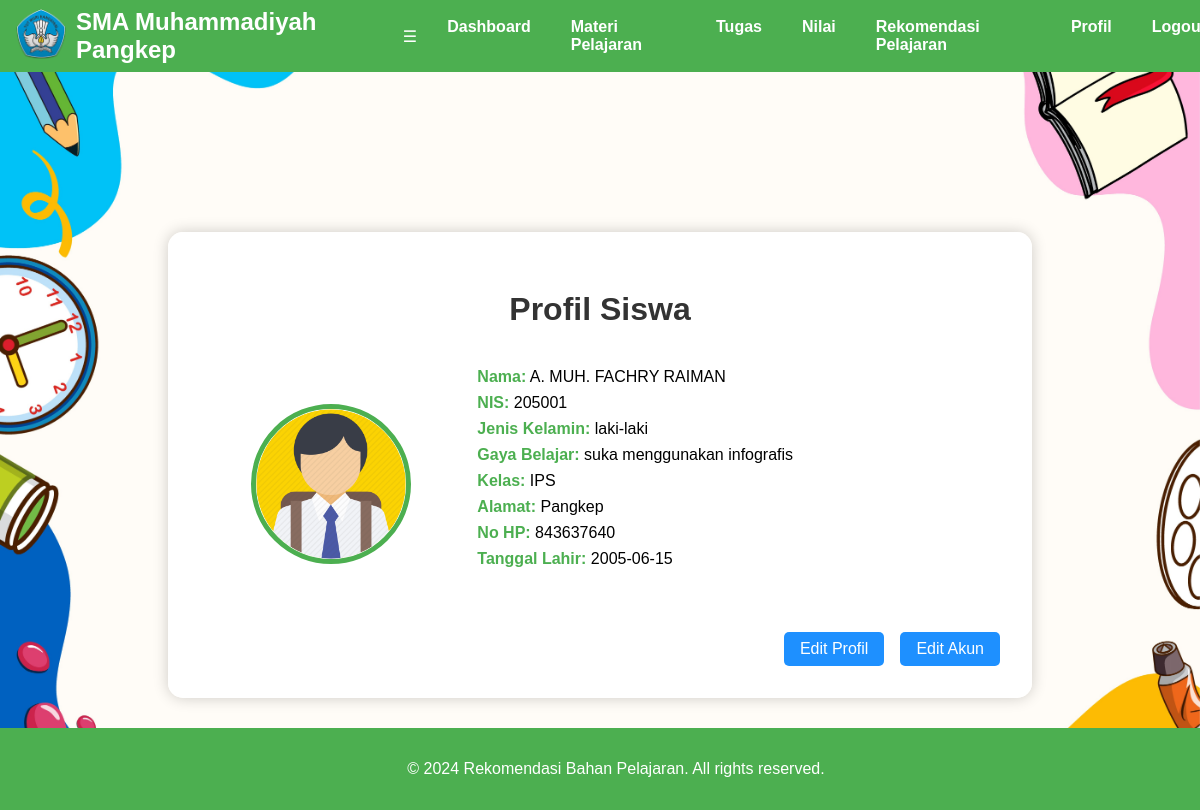
Screenshot of /Siswa/siswa-profile.php (signed in) with the database file from the repository.
### tables this page shows
CREATE TABLE `students` (
  `id` int NOT NULL,
  `user_id` int DEFAULT NULL,
  `name` varchar(255) NOT NULL,
  `nis` int NOT NULL,
  `class` varchar(255) DEFAULT NULL,
  `alamat` varchar(25) NOT NULL,
  `no_hp` varchar(20) NOT NULL,
  `date_of_birth` date DEFAULT NULL,
  `jenis_kelamin` enum('laki-laki','perempuan') NOT NULL,
  `gaya_belajar` varchar(25) NOT NULL,
  `profile_photo` varchar(255) DEFAULT NULL
);

### Siswa/siswa-profile.php (the view, shortened to what this page needs)
<?php
require_once '../koneksi.php';
$user_id = $_SESSION['user_id'];
$sql = "SELECT * FROM students WHERE user_id = ?";
$stmt = $conn->prepare($sql);
$stmt->bind_param("i", $user_id);
$stmt->execute();
$result = $stmt->get_result();
if ($result->num_rows > 0) {
    $user = $result->fetch_assoc();
} else {
    echo "User not found.";
    exit;
}
?>
<!DOCTYPE html>
<html lang="en">
<head>
    <link rel="stylesheet" href="https://cdnjs.cloudflare.com/ajax/libs/animate.css/4.1.1/animate.min.css">
</head>
<body>
    <header class="animate__animated animate__fadeInDown">
        <div class="logo-container">
            <div class="logo">
                <img src="../gambar/logo.png" alt="Logo">
            </div>
            <div class="school-name">
                <p>SMA Muhammadiyah Pangkep</p>
            </div>
        </div>
        <div class="menu-toggle" onclick="toggleMenu()">☰</div>
        <nav>
         <ul id="nav-list">
                <li><a href="student-dashboard.php" onclick="toggleMenu()">Dashboard</a></li>
                <li><a href="subjects.php" onclick="toggleMenu()">Materi Pelajaran</a></li>
                <li><a href="takes.php" onclick="toggleMenu()">Tugas</a></li>
                <li><a href="nilai.php" onclick="toggleMenu()">Nilai</a></li>
                <li><a href="recommendations.php" onclick="toggleMenu()">Rekomendasi Pelajaran</a></li>
                <li><a href="siswa-profile.php" onclick="toggleMenu()">Profil</a></li>
                <li><a href="#" onclick="confirmLogout()">Logout</a></li>
            </ul>
        </nav>
    </header>
    <main class="animate__animated animate__fadeInUp">
        <section class="profile animate__animated animate__fadeIn">
            <h1>Profil Siswa</h1>
            <div class="avatar">
                <img src="<?php echo htmlspecialchars($user['profile_photo']); ?>" alt="Avatar">
            </div>
            <div class="info">
                <p><span>Nama:</span> <?php echo htmlspecialchars($user['name']); ?></p>
                <p><span>NIS:</span> <?php echo htmlspecialchars($user['nis']); ?></p>
                <p><span>Jenis Kelamin:</span> <?php echo htmlspecialchars($user['jenis_kelamin']); ?></p>
                <p><span>Gaya Belajar:</span> suka menggunakan <?php echo htmlspecialchars($user['gaya_belajar']); ?></p>
                <p><span>Kelas:</span> <?php echo htmlspecialchars($user['class']); ?></p>
                <p><span>Alamat:</span> <?php echo htmlspecialchars($user['alamat']); ?></p>
                <p><span>No HP:</span> <?php echo htmlspecialchars($user['no_hp']); ?></p>
                <p><span>Tanggal Lahir:</span> <?php echo htmlspecialchars($user['date_of_birth']); ?></p>
            </div>
            <div class="edit-buttons">
                <a href="edit-profil.php">Edit Profil</a>
                <a href="edit-akun.php">Edit Akun</a>
            </div>
        </section>
    </main>
    <footer>
        <p>&copy; 2024 Rekomendasi Bahan Pelajaran. All rights reserved.</p>
    </footer>
</body>
</html>

### Siswa/siswa-profile.php (style rules this page uses)
body { font-family: Arial, sans-serif; background-image: url(../gambar/cekolah.jpg); background-size: cover; margin: 0; padding: 0; box-sizing: border-box; background-color: #f0f0f0; }
header { background-color: #4CAF50; color: white; padding: 1rem; display: flex; height: 40px; justify-content: space-between; align-items: center; position: fixed; width: 100%; top: 0; z-index: 1000; }
.logo-container { display: flex; align-items: center; }
.logo img { width: 50px; margin-right: 10px; }
.school-name p { margin: 0; font-size: 1.5rem; font-weight: bold; }
nav ul { list-style: none; margin: 0; padding: 0; display: flex; justify-content: flex-end; }
nav ul li { margin-left: 20px; }
nav ul li a { color: white; text-decoration: none; font-weight: bold; padding: 10px; display: block; transition: background-color 0.3s ease; }
main { padding: 2rem; margin-top: 200px; margin-bottom: 80px; }
.profile { max-width: 800px; margin: 0 auto; background-color: rgba(255, 255, 255, 0.9); padding: 2rem; border-radius: 15px; box-shadow: 0 0 15px rgba(0, 0, 0, 0.2); display: grid; grid-template-columns: 1fr 2fr; gap: 1rem; align-items: center; animation-duration: 1s; }
.profile h1 { grid-column: 1 / -1; margin-bottom: 1.5rem; font-size: 2rem; color: #333; text-align: center; }
.profile .avatar { grid-row: span 3; width: 150px; height: 150px; border-radius: 50%; overflow: hidden; border: 5px solid #4CAF50; background-color: white; justify-self: center; }
.profile .avatar img { width: 100%; height: 100%; object-fit: cover; }
.profile .info { display: flex; flex-direction: column; gap: 0.5rem; }
.profile .info p { margin: 0; font-size: 1rem; }
.profile .info span { font-weight: bold; color: #4CAF50; }
.profile .edit-buttons { grid-column: 1 / -1; display: flex; justify-content: flex-end; gap: 1rem; margin-top: 1rem; }
.profile .edit-buttons a { background-color: #1E90FF; border: none; color: white; padding: 0.5rem 1rem; font-size: 1rem; border-radius: 5px; text-decoration: none; transition: background-color 0.3s; }
footer { background-color: #4CAF50; color: white; text-align: center; padding: 1rem; width: 100%; position: fixed; bottom: 0; z-index: 1000; }

### rows the page displays
students: profile_photo (picture), name "A. MUH. FACHRY RAIMAN", nis "205001", jenis_kelamin "laki-laki", gaya_belajar "infografis", class "IPS", alamat "Pangkep", no_hp "843637640", date_of_birth "2005-06-15"
